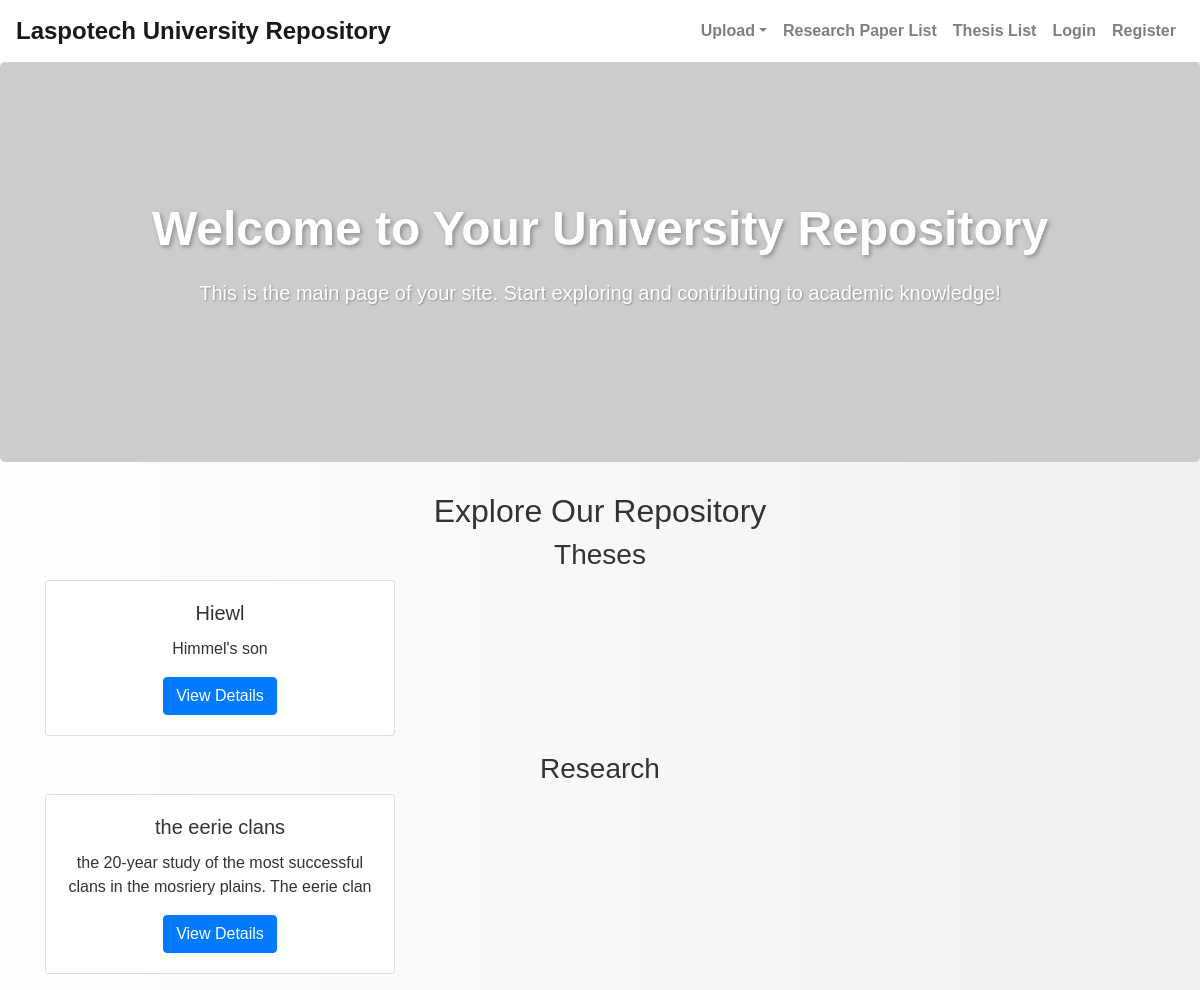
Before: / with the older database file.
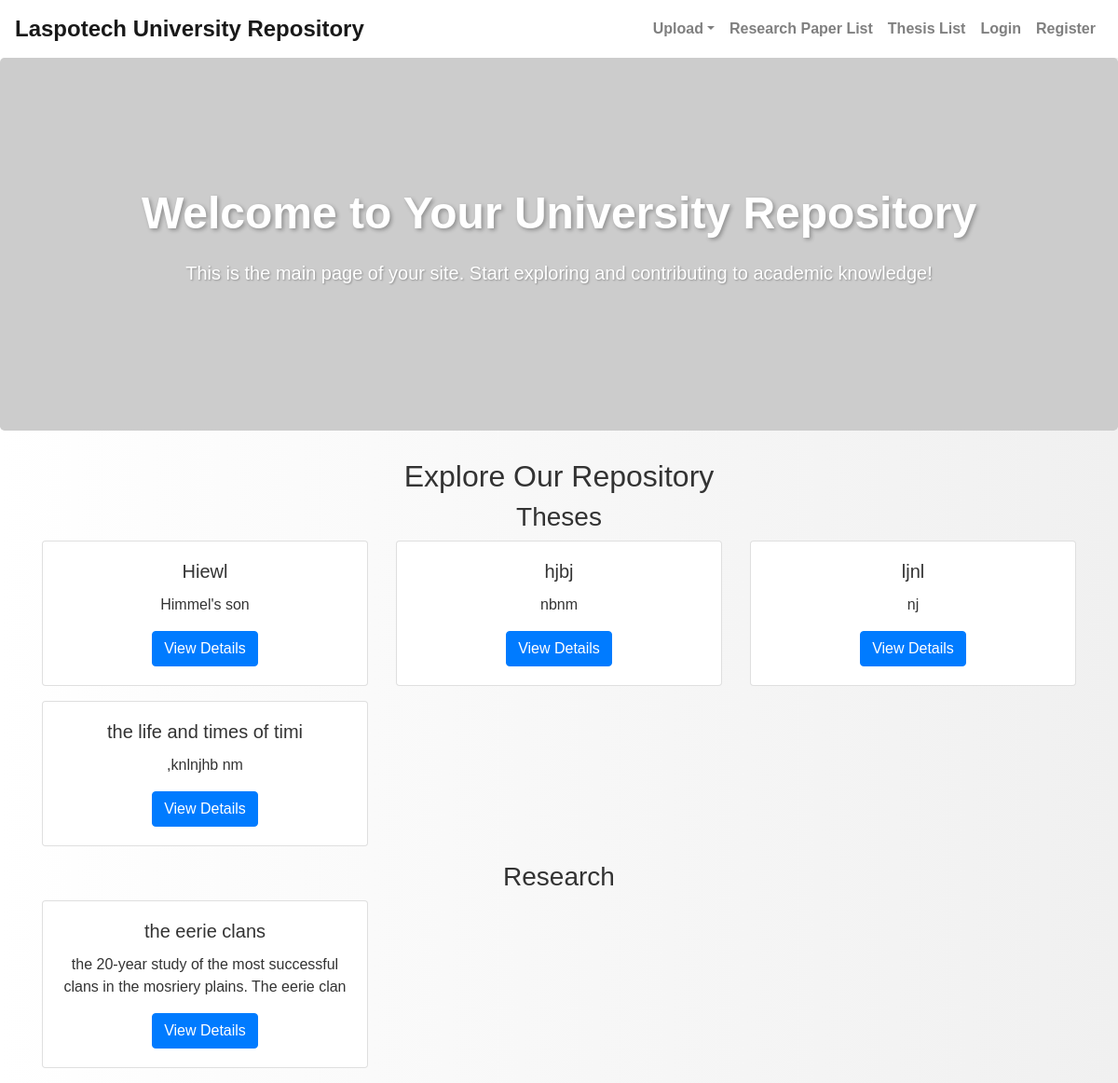
After: the same page with the newer database file.
### research_repo_app/models.py (models this page shows, shortened)
class Thesis(models.Model):
    title = models.CharField(max_length=200)
    description = models.TextField()
    author = models.ForeignKey(User, on_delete=models.CASCADE)
    file = models.FileField(upload_to='theses/')

class ResearchPaper(models.Model):
    title = models.CharField(max_length=200)
    description = models.TextField()
    author = models.ForeignKey(User, on_delete=models.CASCADE)
    file = models.FileField(upload_to='research_papers/')

### research_repo_app/views.py (the view)
# urls.py: path('', views.index, name = 'home'),
def index(request):
    theses = Thesis.objects.all()
    research_papers = ResearchPaper.objects.all()
    return render(request,'index.html',{'theses': theses,'research_papers': research_papers})

### research_repo_app/templates/index.html (shortened to what this page needs)
<!DOCTYPE html>
<html lang="en">
<head>
    <link rel="stylesheet" href="https://stackpath.bootstrapcdn.com/bootstrap/4.5.2/css/bootstrap.min.css">
</head>
<body>
    <nav class="navbar navbar-expand-lg navbar-light">
        <a class="navbar-brand" href="/">Laspotech University Repository</a>
        <div class="collapse navbar-collapse" id="navbarNav">
            <ul class="navbar-nav ml-auto">
                <li class="nav-item dropdown">
                    <a class="nav-link dropdown-toggle" href="#" id="navbarDropdown" role="button"
                        data-toggle="dropdown" aria-haspopup="true" aria-expanded="false">Upload</a>
                </li>
                <li class="nav-item">
                    <a class="nav-link" href="/research_papers/">Research Paper List</a>
                </li>
                <li class="nav-item">
                    <a class="nav-link" href="/theses/">Thesis List</a>
                </li>
                <li class="nav-item">
                    <a class="nav-link" href="/login/">Login</a>
                </li>
                <li class="nav-item">
                    <a class="nav-link" href="/register/">Register</a>
                </li>
            </ul>
        </div>
    </nav>
    <div class="jumbotron">
        <div class="container">
            <h1>Welcome to Your University Repository</h1>
            <p>This is the main page of your site. Start exploring and contributing to academic knowledge!</p>
        </div>
    </div>
    <div class="container">
        <h2>Explore Our Repository</h2>
        <h3>Theses</h3>
        <div class="row">
            {% for thesis in theses %}
            <div class="col-md-4">
                <div class="card mb-3">
                    <div class="card-body">
                        <h5 class="card-title">{{ thesis.title }}</h5>
                        <p class="card-text">{{ thesis.description }}</p>
                        <a href="{% url 'thesis_details' thesis.id %}" class="btn btn-primary">View Details</a>
                    </div>
                </div>
            </div>
            {% endfor %}
        </div>
        <h3>Research</h3>
        <div class="row">
            {% for research_paper in research_papers %}
            <div class="col-md-4">
                <div class="card mb-3">
                    <div class="card-body">
                        <h5 class="card-title">{{ research_paper.title }}</h5>
                        <p class="card-text">{{ research_paper.description }}</p>
                        <a href="{% url 'research_details' research_paper.id %}" class="btn btn-primary">View Details</a>
                    </div>
                </div>
            </div>
            {% endfor %}
        </div>
    </div>
</body>
</html>

Changed rows visible on the page:
added Thesis: title "hjbj", description "nbnm"
added Thesis: title "ljnl", description "nj"
added Thesis: title "the life and times of timi", description ",knlnjhb nm"
